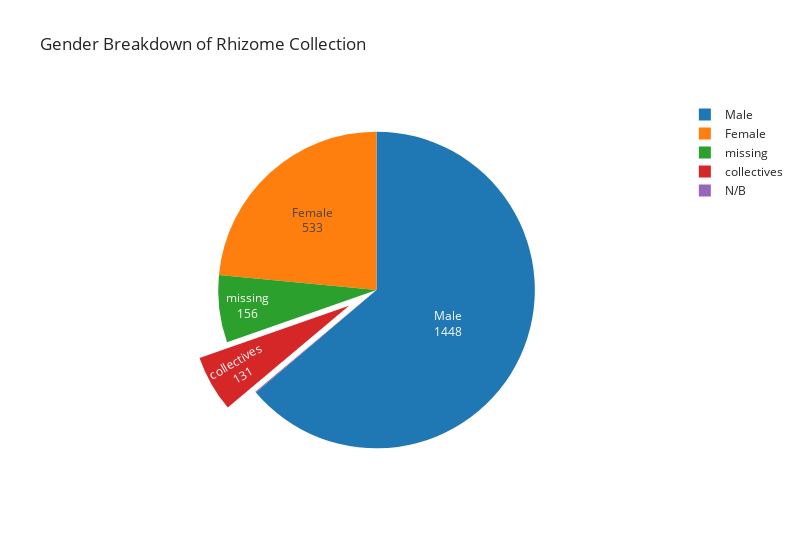

Notebook code for this chart:
### Code cell
fig = px.pie(rhz_gender_rep, values='Counts', names='Gender',
             title='Gender Breakdown of Rhizome Collection')
fig.update_traces(textposition='inside', textinfo='label+value', hoverinfo='label+value+percent', hovertemplate=None, pull=[0, 0, 0, 0.2])
fig.update_layout(width=800)
fig.show()

### Figure 1 — Plotly figure (JSON) as saved in the notebook; plotly's stock layout.template omitted (floating-point values rounded to 4 significant figures)
{"data": [{"domain": {"x": [0, 1], "y": [0, 1]}, "hoverinfo": "label+value+percent", "labels": ["Male", "Female", "missing", "collectives", "N/B"], "legendgroup": "", "name": "", "pull": [0, 0, 0, 0.2], "showlegend": true, "textinfo": "label+value", "textposition": "inside", "type": "pie", "values": [1448, 533, 156, 131, 2]}], "layout": {"legend": {"tracegroupgap": 0}, "title": {"text": "Gender Breakdown of Rhizome Collection"}, "width": 800}}
